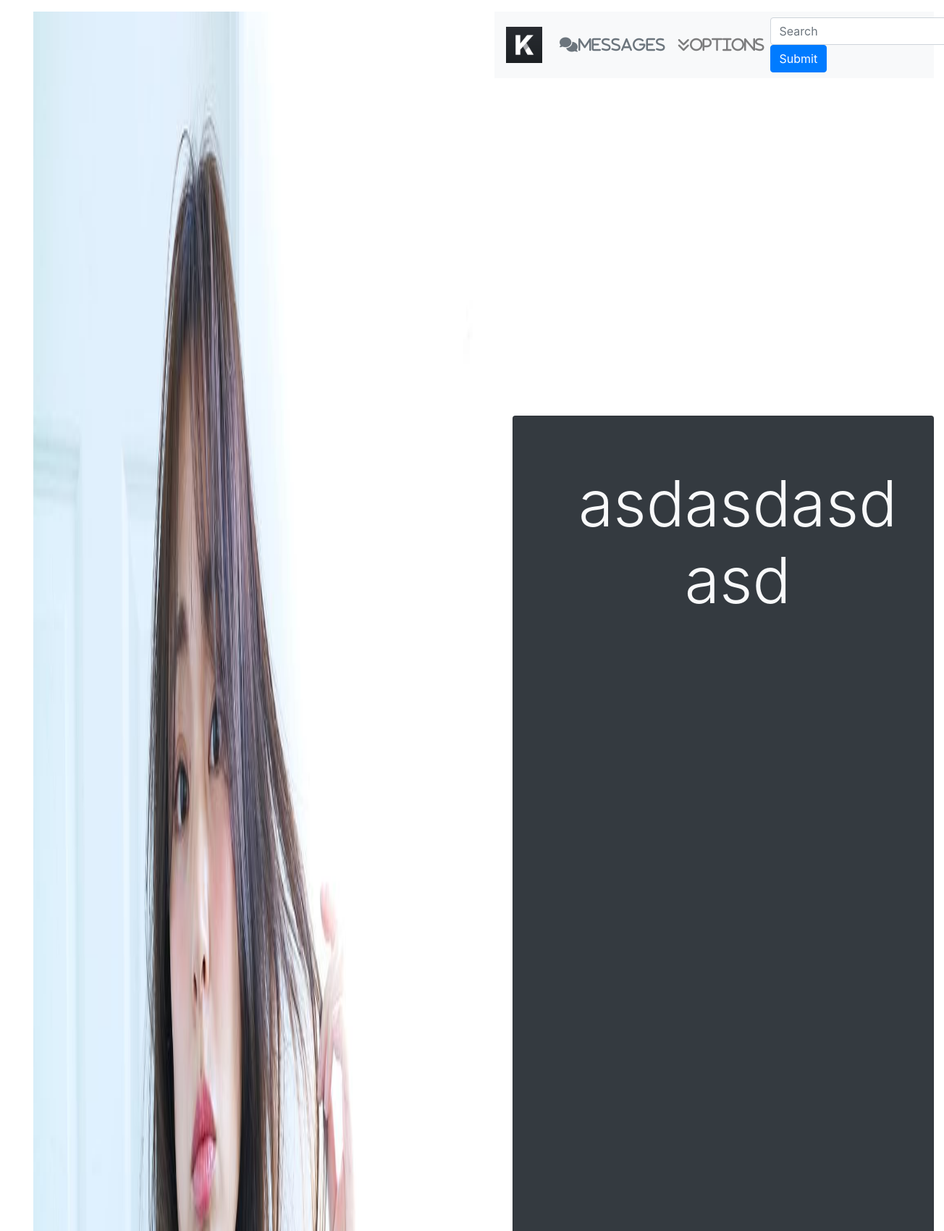
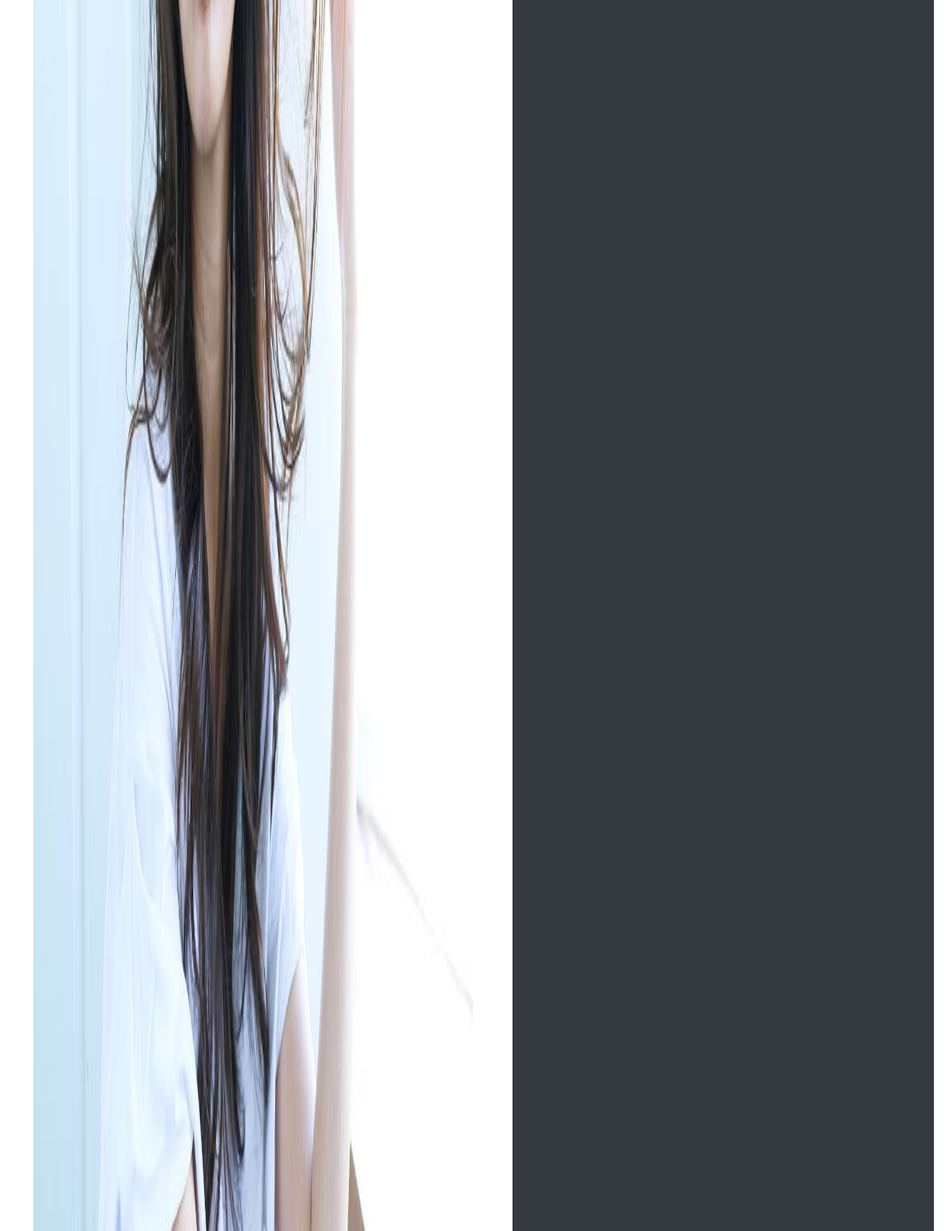
The app's page /profile.php (signed in, upper part) with its own data (2 pictures, top to bottom).
### tables this page shows
CREATE TABLE `cover_img_tbl` (
  `cover_img_id` int(11) NOT NULL,
  `img_name` varchar(100) DEFAULT NULL,
  `user_id` int(100) NOT NULL
);

CREATE TABLE `posts_tbl` (
  `post_id` int(11) NOT NULL,
  `user_id` int(11) NOT NULL,
  `post_content` varchar(1000) NOT NULL,
  `post_image` varchar(100) DEFAULT NULL
);

### classes/Connection.php (called while the page is built, shortened)
<?php
class Connection{
    private $servername = 'localhost';
    private $username = 'root';
    private $password = '';
    private $db_name = 'sm_kredo';
    public function __construct()
    {
        $this->conn = new mysqli($this->servername,$this->username,$this->password,$this->db_name);
        if($this->conn->connect_error){
            die($this->conn->connect_error);
        }else{
            return $this->conn;
        }
    }
}
?>

### userAction.php (called while the page is built, shortened)
<?php
include 'classes/User.php';
$UserClass = new User;

### classes/User.php (called while the page is built, shortened)
<?php
include 'Connection.php';
class User extends Connection
{
    public function userCoverPhoto($id)
    {
        $sql = "SELECT * FROM cover_img_tbl INNER JOIN users_tbl ON cover_img_tbl.user_id = users_tbl.user_id WHERE users_tbl.user_id = '$id'";
        $result = $this->conn->query($sql);
        if ($result == false) {
            die($this->conn->error);
        } else {
            return $result->fetch_assoc();
        }
    }
    public function getUserPosts($id)
    {
        $sql = "SELECT * FROM posts_tbl INNER JOIN users_tbl ON posts_tbl.user_id = users_tbl.user_id WHERE posts_tbl.user_id = '$id' ORDER BY posts_tbl.post_id DESC";
        $result  = $this->conn->query($sql);
        if ($result->num_rows > 0) {
            $row = array();
            while ($rows = $result->fetch_assoc()) {
                $row[] = $rows;
            }
            return $row;
        } else {
            return FALSE;
        }
    }
}

### profile.php (the view, shortened to what this page needs)
<?php
include 'userAction.php';
if (!empty($currentUserCover = $UserClass->userCoverPhoto($_SESSION['login_id']))) {
    $currentUserCover = $UserClass->userCoverPhoto($_SESSION['login_id']);
}
$currentUserPosts = $UserClass->getUserPosts($_SESSION['login_id']);
?>
<!doctype html>
<html lang="en">
<head>
    <link rel="stylesheet" href="css/profile.css">
    <link rel="stylesheet" href="https://stackpath.bootstrapcdn.com/bootstrap/4.3.1/css/bootstrap.min.css">
</head>
<body>
    <div class="content">
        <div class="container-fluid">
            <div class="row ml-3 parent-row">
                <div class="col-lg-6 cover-photo-container">
                    <div class="row mt-3" style="height:50%; width:100%;">
                        <div class="col-lg-12 user-cover">
                            <?php
                            if (empty($currentUserCover)) {
                            ?>
                                <div class="jumbotron h-100 w-100">
                                    <p class="lead">Upload A cover Photo</p>
                                    <form action="userAction.php" enctype="multipart/form-data" method="post">
                                        <input type="file" name="cover_img" class="form-control" id="">
                                        <button type="submit" name="uploadCover" class="btn btn-block btn-outline-secondary mt-3">Upload Cover Photo</button>
                                    </form>
                                </div>
                            <?php
                            } else { ?>
                                <img src="cover_images/<?php echo $currentUserCover['img_name'] ?>" class='img-cover' alt="">
                            <?php
                            }
                            ?>
                        </div>
                    </div>
                </div>
                <div class="col-lg-6 user-post-container">
                    <?php
                    include 'navbar.php';
                    ?>
                    <div class="post-container lead">
                        <?php
                            if($currentUserPosts == FALSE){
                                echo "<div class = 'alert alert-warning'>Add you first post!</div>";
                            }else{
                                foreach ($currentUserPosts as $post) :
                                    if (empty($post['post_image'])) {
                                ?>
                                        <div class="card mt-3 mb-3 bg-dark text-light text-center w-100" style="height: 50%;">
                                            <div class="card-body">
                                                <div class="content">
                                                    <p class="display-2 m-5">
                                                        <?php
                                                        echo $post['post_content'];
                                                        ?>
                                                    </p>
                                                </div>
                                            </div>
                                        </div>
                                <?php      }
                                endforeach;
                            }
                        ?>
                    </div>
                </div>
            </div>
        </div>
    </div>
</body>
</html>

### css/profile.css (style rules this page uses)
.content { position: absolute; height: 100vh; width: 100%; }
.parent-row { height: 100vh; width: 100%; }
.user-post-container { position: relative; height: 100%; }
.post-container { height: 100%; overflow-y: scroll; overflow-x: hidden; }

### profile.php (style rules this page uses)
.img-cover { position: absolute; width: 100%; height: 100%; }
.post-container { position: relative; top: 5%; margin-left: 25px; }

### records on screen
cover_img_tbl: img_name (picture)
posts_tbl: post_content "asdasdasdasd"
